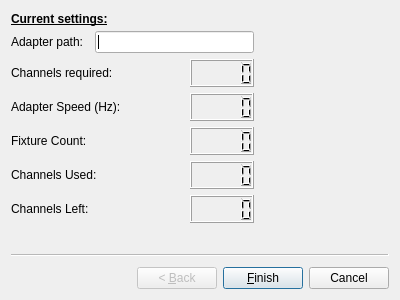
<?xml version="1.0" encoding="UTF-8"?>
<ui version="4.0">
 <class>Wizard</class>
 <widget class="QWizard" name="Wizard">
  <property name="geometry">
   <rect>
    <x>0</x>
    <y>0</y>
    <width>400</width>
    <height>300</height>
   </rect>
  </property>
  <property name="windowTitle">
   <string>Wizard</string>
  </property>
  <widget class="QWizardPage" name="wizardPage1">
   <widget class="QLabel" name="label">
    <property name="geometry">
     <rect>
      <x>0</x>
      <y>0</y>
      <width>201</width>
      <height>16</height>
     </rect>
    </property>
    <property name="text">
     <string>&lt;html&gt;&lt;head/&gt;&lt;body&gt;&lt;p&gt;&lt;span style=&quot; font-weight:700; text-decoration: underline;&quot;&gt;Current settings:&lt;/span&gt;&lt;/p&gt;&lt;/body&gt;&lt;/html&gt;</string>
    </property>
   </widget>
   <widget class="QWidget" name="">
    <property name="geometry">
     <rect>
      <x>0</x>
      <y>20</y>
      <width>243</width>
      <height>192</height>
     </rect>
    </property>
    <layout class="QGridLayout" name="gridLayout">
     <item row="0" column="0">
      <widget class="QLabel" name="label_2">
       <property name="text">
        <string>Adapter path:</string>
       </property>
      </widget>
     </item>
     <item row="0" column="1" colspan="3">
      <widget class="QLineEdit" name="showadatpath"/>
     </item>
     <item row="2" column="0" colspan="3">
      <widget class="QLabel" name="label_3">
       <property name="text">
        <string>Channels required:</string>
       </property>
      </widget>
     </item>
     <item row="3" column="0" colspan="3">
      <widget class="QLabel" name="label_4">
       <property name="text">
        <string>Adapter Speed (Hz):</string>
       </property>
      </widget>
     </item>
     <item row="3" column="3">
      <widget class="QLCDNumber" name="showadatspeed"/>
     </item>
     <item row="4" column="0">
      <widget class="QLabel" name="label_5">
       <property name="text">
        <string>&lt;html&gt;&lt;head/&gt;&lt;body&gt;&lt;p&gt;Fixture Count:&lt;/p&gt;&lt;/body&gt;&lt;/html&gt;</string>
       </property>
      </widget>
     </item>
     <item row="5" column="0" colspan="2">
      <widget class="QLabel" name="label_6">
       <property name="text">
        <string>Channels Used:</string>
       </property>
      </widget>
     </item>
     <item row="6" column="0">
      <widget class="QLabel" name="label_7">
       <property name="text">
        <string>Channels Left:</string>
       </property>
      </widget>
     </item>
     <item row="2" column="3">
      <widget class="QLCDNumber" name="showadatchan"/>
     </item>
     <item row="4" column="3">
      <widget class="QLCDNumber" name="showfixcount"/>
     </item>
     <item row="5" column="3">
      <widget class="QLCDNumber" name="showchanused"/>
     </item>
     <item row="6" column="3">
      <widget class="QLCDNumber" name="showchanleft"/>
     </item>
    </layout>
   </widget>
  </widget>
 </widget>
 <resources/>
 <connections/>
</ui>
